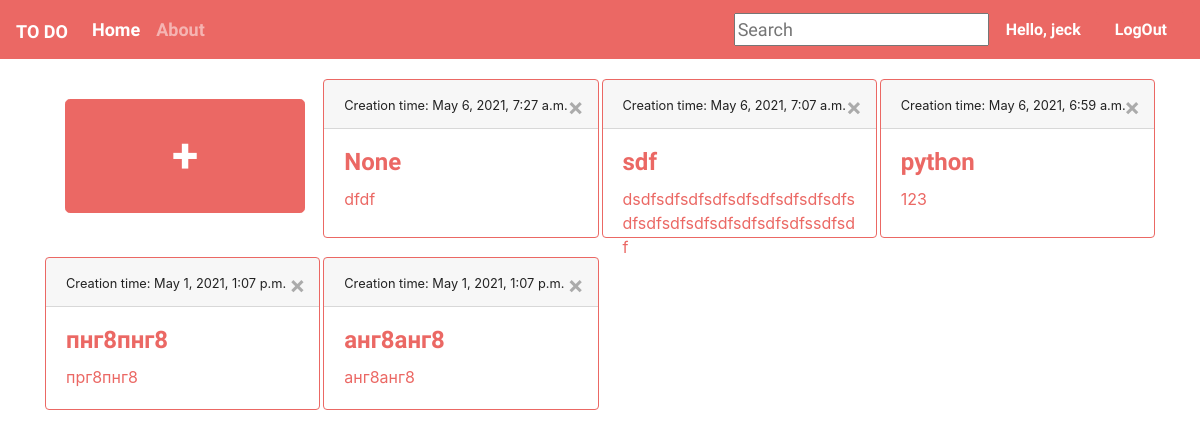
Screenshot of / (signed in) with the database file from the repository.
### main/models.py (models this page shows, shortened)
class Datask(models.Model):
    user = models.ForeignKey(User, on_delete=models.CASCADE, null=True, blank=True)
    title = models.CharField(max_length=200, null=True, blank=True)
    description = models.TextField(null=True, blank=True)
    complete = models.BooleanField(default=False)
    created = models.DateTimeField(auto_now_add=True)
    class Meta:
        ordering = ['complete']

### main/views.py (the view)
# urls.py: path('', Task.as_view(), name = 'tasklist'),
class Task(LoginRequiredMixin, ListView):
    model = Datask
    context_object_name = "taski"
    ordering = ['-created']
    def get_context_data(self, *, object_list=None, **kwargs):
        context = super().get_context_data(**kwargs)
        context['taski'] = context['taski'].filter(user=self.request.user)
        context['count'] = context['taski'].filter(complete=False).count()
        search_input = self.request.GET.get('search-area') or ''
        if search_input:
            context['taski']= context['taski'].filter(
                title__icontains=search_input)
        context['search_input'] = search_input
        return context

### templates/main/datask_list.html (shortened to what this page needs)
{% extends 'main/main.html' %}
{% block content %}
<a href="{% url 'task_create' %}" >
    <div class = "container" style="margin-top: 20px">
  <div class="card-body">
      <button type="button" class="btn btn-primary btn-lg">     +      </button>
  </div>
</a>
{% for task in taski %}
        <div class="card border-primary mb-3" style="max-width: 20rem;">
            <div class="card-header"><small> Creation time: {{ task.created }}</small>
            <a href="{% url 'task_delete' task.id %}">
                <button type="button" class="ml-2 mb-1 close" data-dismiss="toast" aria-label="Close" value="but">
             <span aria-hidden="true">&times;</span>
                </button>
            </a>
        </div>
         <div class="card-body">
      <h4 class="card-title"><a href="{% url 'task_update' task.id %}">{{ task.title }}</a></h4>
      <p class="card-text"><a href="{% url 'task_update' task.id %}">{{ task.description }}</a></p></div>
</div>
                        {% empty %}
            <h3> no item in list</h3>
        {% endfor %}
{% endblock content%}

### templates/main/main.html (shortened to what this page needs)
{% load static %}
<!DOCTYPE html>
<html lang="en">
<head>
</head>
<link rel="stylesheet" href="{% static 'main.css' %}">
<body>
    <nav class="navbar navbar-expand-lg navbar-dark bg-primary">
        <a class="navbar-brand" href="{% url 'tasklist' %}">To Do</a>
  <div class="collapse navbar-collapse" id="navbarColor02">
    <ul class="navbar-nav mr-auto">
      <li class="nav-item active">
        <a class="nav-link" href="{% url 'tasklist' %}">Home
        </a>
      </li>
      <li class="nav-item">
        <a class="nav-link" href="{% url 'tasklist' %}">About</a>
      </li>
    </ul>
    {% if request.user.is_authenticated %}
        <form class="form-inline my-2 my-lg-0">
      <input type="text" placeholder="Search" name="search-area" value="{{ search_input }}">
<button   class="btn btn-primary">Hello, {{ request.user }}</button>
    <a href="{% url 'logout' %}"><button type="button" class="btn btn-primary">LogOut</button> </a>
    {% else %}
    <a href="{% url 'login' %}"><button type="button" class="btn btn-outline-primary">Login</button></a>
    <br>
{% endif %}
    </form>
  </div>
</nav>
 {% block content %}
{% endblock content %}
</body>
</html>

### rows the page displays
Datask: created "May 6, 2021, 7:27 a.m.", title "None", description "dfdf"
Datask: created "May 6, 2021, 7:07 a.m.", title "sdf", description "dsdfsdfsdfsdfsdfsdfsdfsdfsdfsdfsdfsdfsdfsdfsdfsdfsdfssdfsdf"
Datask: created "May 6, 2021, 6:59 a.m.", title "python", description "123"
Datask: created "May 1, 2021, 1:07 p.m.", title "пнг8пнг8", description "прг8пнг8"
Datask: created "May 1, 2021, 1:07 p.m.", title "анг8анг8", description "анг8анг8"

### other values shown
{{ request.user }} "jeck"
